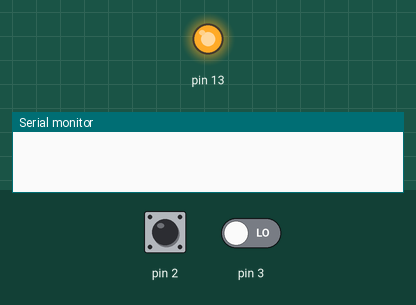
Simulated run of this sketch. Board: Arduino Uno, built with avr-gcc and run on an emulated ATmega328P. Shown: output pins drawn as LEDs (lit = HIGH), the last lines printed to the serial monitor. The test bench sets the inputs (shaded band); at power-on: pin 2 LOW, pin 3 LOW.

Above: at 0.6 s.
At 12.7 s:
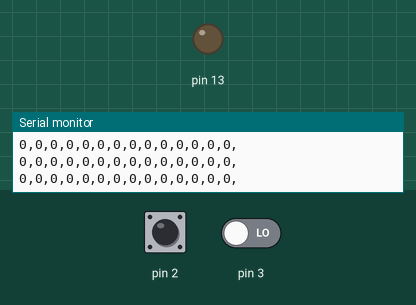
12.8 s: pin 2 driven HIGH and pin 3 driven HIGH
15.8 s: pin 2 driven LOW
18.8 s: pin 3 driven LOW
21.8 s: pin 2 driven HIGH
24.8 s: pin 2 pulsed LOW 2 times (0.12 s each, 0.3 s apart)
Timing chart, 0 to 27.8 s (numbered marks = the images above; inputs shaded):
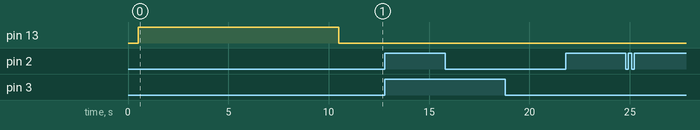

The sketch:

sensor_code.ino
```cpp
#include <QTRSensors.h>

#define NUM_SENSORS   14     // number of sensors used
#define TIMEOUT       2500  // waits for 2500 microseconds for sensor outputs to go low
#define EMITTER_PIN   QTR_NO_EMITTER_PIN     // emitter is controlled by digital pin 2

QTRSensorsRC qtrrc((unsigned char[]) {22,23,24,25,26,27,28,29,30,31,32,33,2,3},
  NUM_SENSORS, TIMEOUT, EMITTER_PIN);
unsigned int sensorValues[NUM_SENSORS];


void setup()
{
  delay(500);
  pinMode(13, OUTPUT);
  digitalWrite(13, HIGH);    // turn on Arduino's LED to indicate we are in calibration mode
  for (int i = 0; i < 400; i++)  // make the calibration take about 10 seconds
  {
    qtrrc.calibrate();       // reads all sensors 10 times at 2500 us per read (i.e. ~25 ms per call)
  }
  digitalWrite(13, LOW);     // turn off Arduino's LED to indicate we are through with calibration

  // print the calibration minimum values measured when emitters were on
  Serial.begin(9600);
  delay(1000);
}


void loop()
{
  unsigned int position = qtrrc.readLine(sensorValues);
  for (unsigned char i = 0; i < NUM_SENSORS; i++)
  {
    Serial.print(sensorValues[i]);
    Serial.print(',');
  }

  //Serial.println(position); // comment this line out if you are using raw values
  Serial.println();
  delay(1);
}
```
